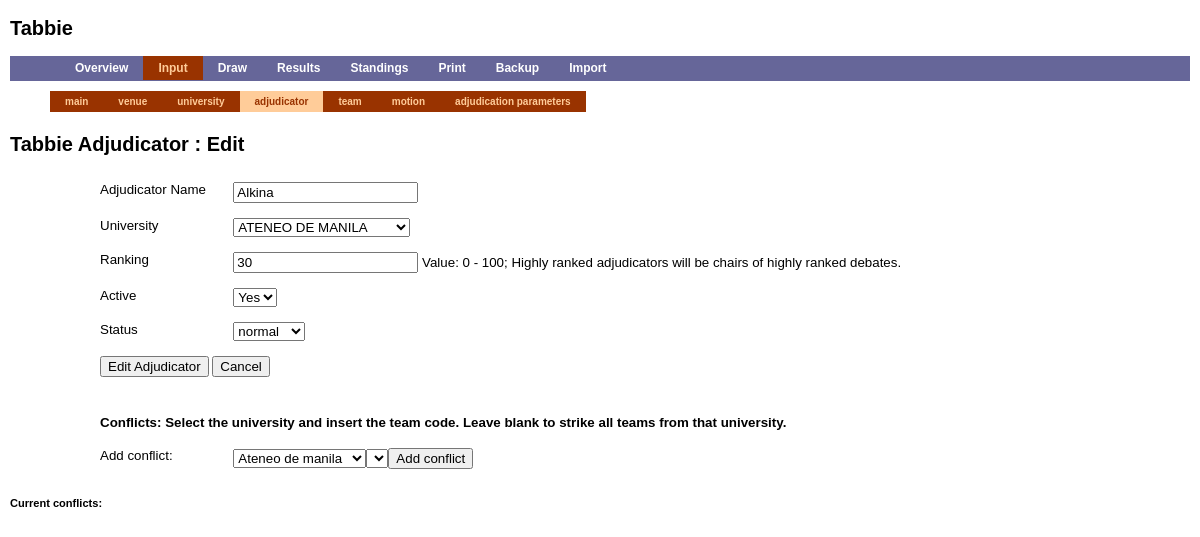
Screenshot of /input.php?moduletype=adjud&action=edit&adjud_id=214 with the database file from the repository.
### tables this page shows
CREATE TABLE `adjudicator` (
  `adjud_id` mediumint(9) NOT NULL auto_increment,
  `univ_id` mediumint(9) NOT NULL DEFAULT '0',
  `adjud_name` varchar(100) NOT NULL DEFAULT '',
  `ranking` mediumint(9) NOT NULL DEFAULT '0',
  `active` enum('Y','N') NOT NULL DEFAULT 'Y',
  `status` ENUM( 'normal', 'trainee', 'watcher', 'watched' ) NOT NULL DEFAULT 'normal',
  PRIMARY KEY  (`adjud_id`),
  UNIQUE KEY `adjud_name` (`adjud_name`)
);

### ntu_controller.php (called while the page is built, shortened)
<?php
if (isset ($ntu_override_module)) {
    $moduletype = $ntu_override_module;
} else {
    $moduletype=trim(@$_GET['moduletype']);
}
$action=trim(@$_GET['action']);
if (array_key_exists($moduletype, $ntu_titles))
    $title .= " " . $ntu_titles[$moduletype] . " ";
else
    $title = " " . ucfirst($moduletype) . " ";
include("view/header.php");
include("view/mainmenu.php");
include("view/$ntu_controller/menu.php");
include("$ntu_controller/$moduletype.php");
include("view/footer.php");
?>

### input.php (called while the page is built, shortened)
<?php
$ntu_controller = "input";
$ntu_titles = array("adjud" => "Adjudicator", "univ" => "University");
require("ntu_bridge.php");
require("ntu_controller.php");
?>

### ntu_bridge.php (called while the page is built, shortened)
<?php
$title = "Tabbie";
?>

### input/adjud.php (the view, shortened to what this page needs)
<?php
require("includes/display.php");
$actionhidden="";
$rankorder=false;
$univ_id=$adjud_name=$ranking=$active=$status="";
if ($action=="edit")
  {
    if ($actionhidden!="edit")
      {
        $adjud_id=trim(@$_GET['adjud_id']);
        $query="SELECT * FROM adjudicator WHERE adjud_id='$adjud_id'";
        $result=mysql_query($query);
        if (mysql_num_rows($result)==0)
      {
            $msg[]="There were some problems editing : Record Not Found ";
            $action="display";
      }
        else
      {
            $row=mysql_fetch_assoc($result);
            $univ_id=$row['univ_id'];
            $adjud_name=$row['adjud_name'];
            $ranking=$row['ranking'];
            $active=$row['active'];
			$status=$row['status'];
      }
      }
  }
switch($action)
  {
  case "edit" :
    $title.=": Edit";
    break;
  }
echo "<h2>$title</h2>\n";
if ($action=="display")
  {
	$query="SELECT * FROM adjudicator as A,university as U WHERE A.univ_id=U.univ_id";
	if($rankorder){
		$query.=" ORDER BY A.ranking DESC";
	} else{
		$query.=" ORDER BY A.adjud_name ASC";
	}
    $result=mysql_query($query);
    $active_result=mysql_query("SELECT * FROM adjudicator as A,university as U WHERE A.univ_id=U.univ_id AND A.ACTIVE = 'Y' ");
    if (mysql_num_rows($result)==0)
      {
    echo "<h3>No Adjudicators Found.</h3>";
    echo "<h3><a href=\"input.php?moduletype=adjud&amp;action=add\">Add New</a></h3>";
      }
    else
      {
    $query="SHOW  TABLES  LIKE  '%_round_%'";
    $showdeleteresult=mysql_query($query);
    if (mysql_num_rows($showdeleteresult)!=0)
      $showdelete=0;
    else
      $showdelete=1;
    ?>
      <h3>Total No. of Adjudicators : <span id="totalcount"><?echo mysql_num_rows($result)?></span> (<span id="activecount"><?echo mysql_num_rows($active_result)?></span>)</h3>
         <?echo "<h3><a href=\"input.php?moduletype=adjud&amp;action=add\">Add New</a></h3>";
		 if($rankorder){
			echo "<h3><a href=\"input.php?moduletype=adjud\">Order by Name</a></h3>";
		} else{
			echo "<h3><a href=\"input.php?moduletype=adjud&amp;rankorder=Y\">Order by Ranking</a></h3>";
		}?>
      <table>
         <tr><th>Name</th><th>University</th><th>Ranking</th><th>Active(Y/N)</th><th>Status</th><th>Conflicts</th></tr>
         <? while($row=mysql_fetch_assoc($result)) { ?>
      <tr <?if ($row['active']=='N') echo "class=\"inactive\"" ;?>>
        <td><?echo $row['adjud_name'];?></td>
    <td><?echo $row['univ_code'];?></td>
   <td><?echo $row['ranking'];?></td>
    <td class='activetoggle' id='adjud<?php echo $row['adjud_id']?>'><?echo $row['active'];?></td>
	<td><?if($row['status']!='normal') echo $row['status'];?></td>
   <td><?echo print_conflicts($row['adjud_id']);?></td>
    <td class="editdel"><a href="input.php?moduletype=adjud&amp;action=edit&amp;adjud_id=<?echo $row['adjud_id'];?>">Edit</a></td>
      <?
       if ($showdelete)
     {
   ?>
   <td class="editdel"><a href="input.php?moduletype=adjud&amp;action=delete&amp;adjud_id=<?echo $row['adjud_id'];?>" onClick="return confirm('Are you sure?');">Delete</a></td>
   <?}   ?>
      </tr>
          <?}   ?>
    </table>
  <?
      }
  }
 else
   {
     ?>
     <form action="input.php?moduletype=adjud" method="POST">
       <label for="adjud_name">Adjudicator Name</label>
       <input type="text" id="adjud_name" name="adjud_name" value="<?echo $adjud_name;?>"/><br/><br/>
       <label for="univ_id">University</label>
                 <select id="univ_id" name="univ_id">
                 <?
                 $query="SELECT univ_id,univ_code FROM university ORDER BY univ_code";
     $result=mysql_query($query);
     while($row=mysql_fetch_assoc($result))
       {
     if ($row['univ_id']==$univ_id)
       echo "<option selected value=\"{$row['univ_id']}\">{$row['univ_code']}</option>\n";
     else
       echo "<option value=\"{$row['univ_id']}\">{$row['univ_code']}</option>\n";
       }
     ?>
       </select><br/><br/>
<label for="ranking">Ranking</label>
                    <input type="text" id="ranking" name="ranking" value="<?echo $ranking;?>"/> Value: 0 - 100; Highly ranked adjudicators will be chairs of highly ranked debates.<br/><br/>
                    <label for="active">Active</label>
                  <select id="active" name="active">
                  <option value="Y" <?echo ($active=="Y")?"selected":""?>>Yes</option>
                  </select> <br/><br/>
				<label for="status">Status</label>
				<select id="status" name="status">
				<option value="normal" <?echo ($status=="normal")?"selected":""?>>normal</option>
				</select><br/><br/>
                  <input type="submit" value="<?echo ($action=="edit")?"Edit Adjudicator":"Add Adjudicator" ;?>"/>
                  <input type="button" value="Cancel" onClick="location.replace('input.php?moduletype=adjud')"/>
                  </form>
<?php
if($action=="edit"){
?>
<form method=post action="">
				       <h4>Conflicts: Select the university and insert the team code. Leave blank to strike all teams from that university.</h4>
						<label for="add_univ_id">Add conflict:</label>
				               <select id="add_univ_id" name="univ_id">
				               <?
				               $query="SELECT univ_id,univ_name FROM university ORDER BY univ_name";
				   $result=mysql_query($query);
				   while($row=mysql_fetch_assoc($result))
				     {
				   if ($row['univ_id']==$univ_id)
				     echo "<option selected value=\"{$row['univ_id']}\">{$row['univ_name']}</option>\n";
				   else
				     echo "<option value=\"{$row['univ_id']}\">{$row['univ_name']}</option>\n";
				     }
                                   echo "</select>";
				   ?><select id="add_team_code" name="team_code"></select><input type="button" value="Add conflict" id="addstrike"/></form>
				<h5>Current conflicts:</h5>
                  <?
            }
                  }
?>

### view/index.css (style rules this page uses)
body { font-family: sans-serif; margin:0; padding:0; font-size: 10pt; }
label { float: left; width: 10em; }
form { margin-left:80px; padding: 10px; }

### rows the page displays
adjudicator: adjud_name "Alkina", ranking "30", active "Yes", status "normal"

### other values shown
$title "Tabbie Adjudicator : Edit"
form field univ_id "ATENEO DE MANILA"
form field univ_id "Ateneo de manila"
